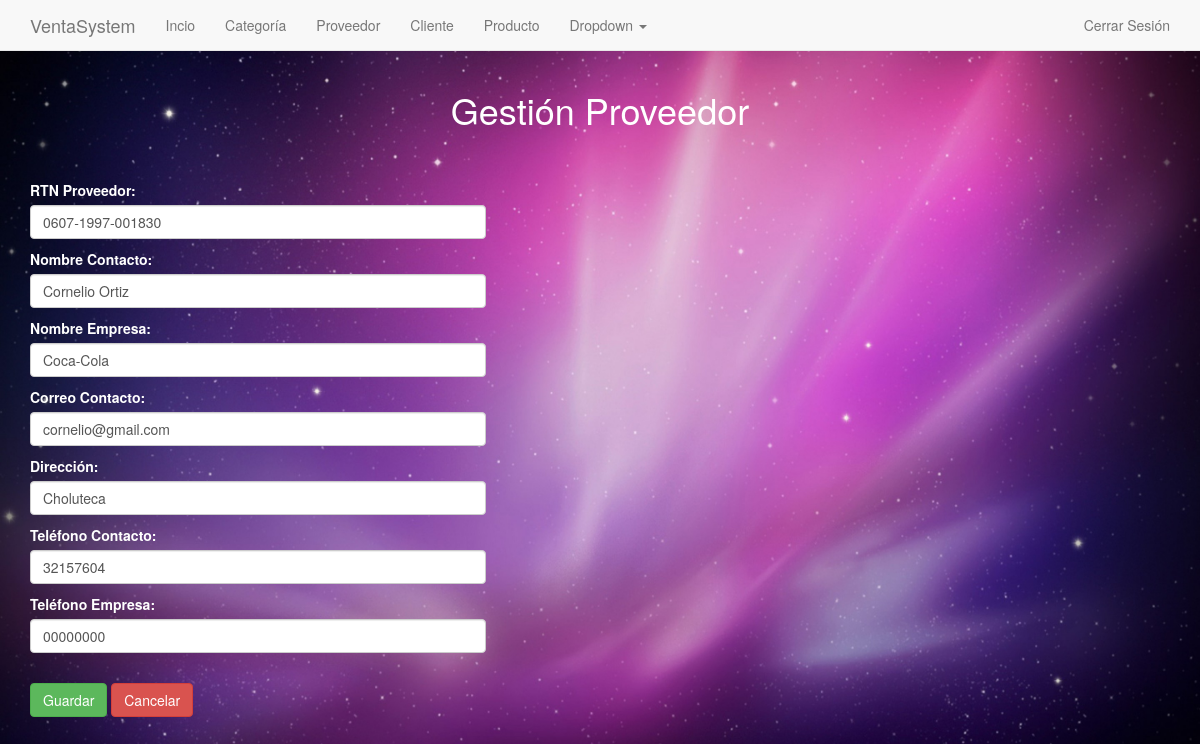
Screenshot of /facturacion/actualizar-proveedor/2 (signed in) with the database file from the repository.
### facturacion/models.py (models this page shows, shortened)
@python_2_unicode_compatible
class Proveedor(models.Model):
	rtnProveedor = models.CharField(max_length=16)
	nombreContacto = models.CharField(max_length=70)
	nombreEmpresa = models.CharField(max_length=50)
	correoContacto = models.CharField(max_length=70)
	direccion = models.TextField()
	telefonoContacto = models.CharField(max_length=9,null=True, blank=True)
	telefonoEmpresa = models.CharField(max_length=9,null=True, blank=True)

### facturacion/views.py (the view)
# urls.py: url(r'^actualizar-proveedor/(?P<idp>\d+)$', views.actualizar_proveedor, name='actualizar_proveedor'),
@login_required()
def actualizar_proveedor(request, idp):
	proveedor = Proveedor.objects.get(id=idp)
	if request.method == 'GET':
		form =ProveedorForm(instance=proveedor)
	else:
		form = ProveedorForm(request.POST, instance=proveedor)
		if form.is_valid():
			form.save()
		return HttpResponseRedirect(reverse('proveedores'))
	return render(request, 'proveedor_form.html', {'form': form})

### facturacion/forms.py
class ProveedorForm(forms.ModelForm):
	class Meta:
		model = Proveedor
		fields= [
			'rtnProveedor',
			'nombreContacto',
			'nombreEmpresa',
			'correoContacto',
			'direccion',
			'telefonoContacto',
			'telefonoEmpresa',
		]
		labels = {
			'rtnProveedor': 'RTN Proveedor',
			'nombreContacto': 'Nombre Contacto',
			'nombreEmpresa': 'Nombre Empresa',
			'correoContacto': 'Correo Contacto',
			'direccion': 'Dirección',
			'telefonoContacto': 'Teléfono Contacto',
			'telefonoEmpresa': 'Teléfono Empresa',
		}
		widgets = {
			'rtnProveedor': forms.TextInput(attrs={'class': 'form-control'}),
			'nombreContacto': forms.TextInput(attrs={'class': 'form-control'}),
			'nombreEmpresa': forms.TextInput(attrs={'class': 'form-control'}),
			'correoContacto': forms.EmailInput(attrs={'class': 'form-control'}),
			'direccion': forms.TextInput(attrs={'class': 'form-control'}),
			'telefonoContacto': forms.TextInput(attrs={'class': 'form-control'}),
			'telefonoEmpresa': forms.TextInput(attrs={'class': 'form-control'}),
		}

### facturacion/templates/proveedor_form.html (shortened to what this page needs)
{% extends "base_in.html" %}
{% block content %}
	<form action="" method="post">
	 	<h1 class="titulo">Gestión Proveedor</h1>
	 	<br>
	 	<br>
		{{ form.as_p }}
		<br>
		<button type="submit" class="btn btn-success">Guardar</button>
		<a class="btn btn-danger" href="{% url 'proveedores' %}"> Cancelar</a>
	</form>
{% endblock %}

### facturacion/static/facturacion/css/estilo.css (style rules this page uses)
body { background: white url("../img/fondo.jpg"); background-repeat: no-repeat; background-color: #808080; background-size: 100% 100%; background-attachment: fixed; color: white; padding-top: 70px; }
.titulo { text-align: center; }
.form-control { width: 40%; }

### rows the page displays
Proveedor: rtnProveedor "0607-1997-001830", nombreContacto "Cornelio Ortiz", nombreEmpresa "Coca-Cola", correoContacto "cornelio@gmail.com", direccion "Choluteca", telefonoContacto "32157604", telefonoEmpresa "00000000"
